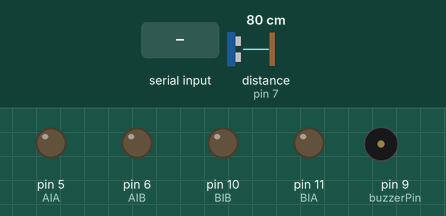
The sketch below on a simulated Arduino Uno, built with avr-gcc and run on an emulated ATmega328P. Shown: output pins drawn as LEDs (lit = HIGH), buzzer (waves = sounding). Wiring (inferred from the names in the program): ultrasonic range finder: trigger pin 8; echo pin 7. The test bench sets the inputs (shaded band); at power-on: distance to the obstacle (sensor on pin 7) 80 cm. The echo pulse lasts 58.3 µs per cm; pins used as bus, display or sensor lines are not drawn; what the sketch prints to the serial monitor is not drawn.

Above: at 1.2 s.
1.3 s: distance to the obstacle (sensor on pin 7) set to 55 cm
2.8 s: distance to the obstacle (sensor on pin 7) set to 46 cm
At 3.11 s:
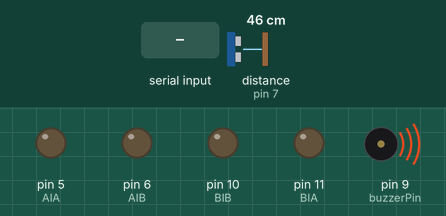
5.8 s: "S" received over Serial
At 6.92 s:
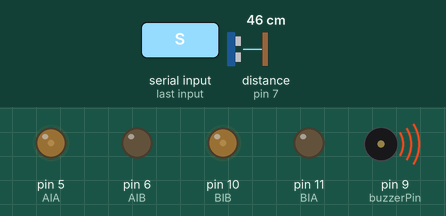
8.8 s: "F" received over Serial
At 10.4 s:
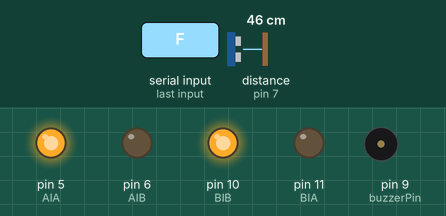
11.8 s: "B" received over Serial
At 13.2 s:
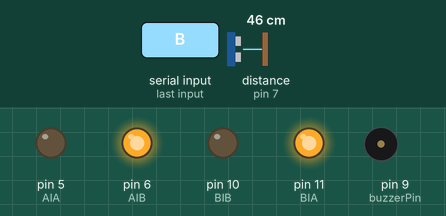
14.8 s: distance to the obstacle (sensor on pin 7) set to 37 cm
At 16.61 s:
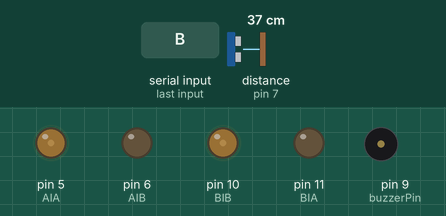
Timing chart, 0 to 18.8 s (numbered marks = the images above; inputs shaded):
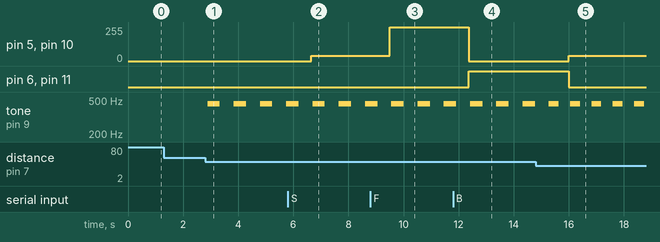

The sketch:

arac_ileri_geri.ino
```cpp
int AIB = 6 ;
int AIA = 5 ;
int BIB = 10 ;
int BIA = 11;

#define echoPin 7
#define trigPin 8
#define buzzerPin 9

int maximumRange = 50;
int minimumRange = 0;


void setup() {
Serial.begin(9600);

 pinMode(AIB,OUTPUT);
 pinMode(AIA,OUTPUT);
 pinMode(BIA,OUTPUT);
 pinMode(BIB,OUTPUT);
 pinMode(trigPin, OUTPUT);
 pinMode(echoPin, INPUT);
 pinMode(buzzerPin, OUTPUT);

}

void loop() {
  int olcum = mesafe(maximumRange, minimumRange);
  melodi(olcum*10);
  char komut = Serial.read();
  Serial.println(komut);

 if(olcum > 0 && olcum <= 40) {
   analogWrite(AIB,0);
   analogWrite(AIA,40);
   analogWrite(BIB,40);
   analogWrite(BIA,0);
  } else {
     if(komut == 'S') {
       analogWrite(AIB,0);
       analogWrite(AIA,40);
       analogWrite(BIB,40);
       analogWrite(BIA,0);
     } else if(komut == 'F') {
       analogWrite(AIB,0);
       analogWrite(AIA,255);
       analogWrite(BIB,255);
       analogWrite(BIA,0);
     } else if(komut == 'B') {
       analogWrite(AIB,255);
       analogWrite(AIA,0);
       analogWrite(BIB,0);
       analogWrite(BIA,255);
     }

  }
}


int mesafe(int maximumRange, int minimumRange) {
  long duration, distance;

  digitalWrite(trigPin, LOW);
  delayMicroseconds(2);
  digitalWrite(trigPin, HIGH);
  delayMicroseconds(10);
  digitalWrite(trigPin, LOW);

  duration = pulseIn(echoPin, HIGH);
  distance = duration / 58.2;
  delay(50);
  if(distance >= maximumRange || distance <= minimumRange)
  return 0;
  return distance;
 }


 int melodi(int dly) {
    tone(buzzerPin, 452);
    delay(dly);
    noTone(buzzerPin);
    delay(dly);
}
```

Measured:
- the behaviour switches between 51 and 50 cm on distance to the obstacle (sensor on pin 7) (found by bisection; images 0 and 1)
- the behaviour switches between 42 and 41 cm on distance to the obstacle (sensor on pin 7) (found by bisection; images 4 and 5)
- after the input at 2.8 s, tone on pin 9 (buzzerPin): alternates 452 Hz for 0.45 s and silent for 0.50 s, starting after 0.09 s
- after the input at 5.8 s, pin 5 (AIA), pin 10 (BIB): 0/255 → 40/255 after 0.85 s
- after the input at 8.8 s, pin 5 (AIA), pin 10 (BIB): 40/255 → 255/255 after 0.71 s
- after the input at 11.8 s, pin 5 (AIA), pin 10 (BIB): 255/255 → 0/255 after 0.57 s; pin 6 (AIB), pin 11 (BIA): LOW → HIGH after 0.57 s
- after the input at 14.8 s, pin 5 (AIA), pin 10 (BIB): 0/255 → 40/255 after 1.2 s; pin 6 (AIB), pin 11 (BIA): HIGH → LOW after 1.2 s
